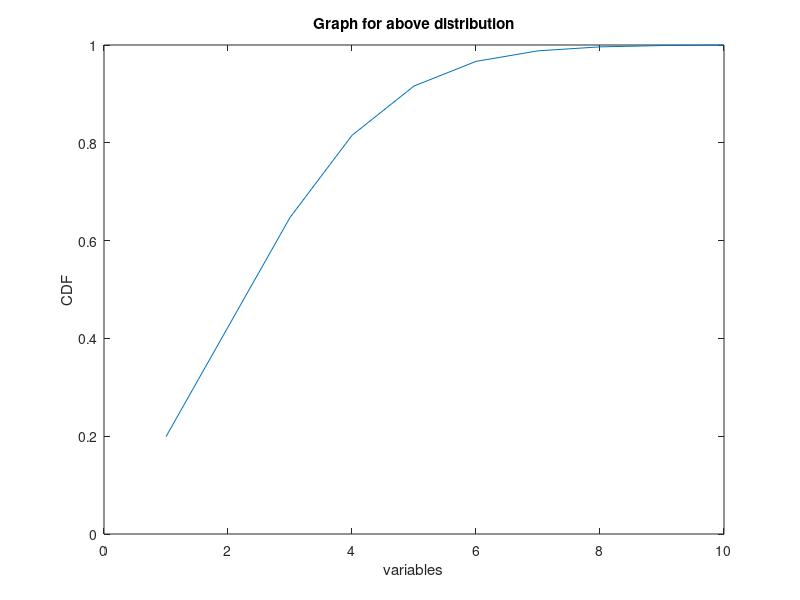

MATLAB code for this plot:
%Declaring a variable 'L' for lamda provided in the equation
%array 'X' for holding the array of first 10 natural numbers
%array 'Y' for holding the values of CDF.
X=1:10;
L=3;
Y=[];

%Generating a for loop with if else statements 
%store values of CDF by adding values of exp(-L)/factorial(i)
%which is the possions PMF
%at different levels and storing them back in Y
for i = X
    if i==1
        
        %here i have added 1/exp(1) which is the value of pmf
        %at the index 0 but since my loop is from 1 to 10
        %i have added it seperately.
        Y(i)=(L^i)*exp(-L)/factorial(i)+1/exp(L);
    else
        Y(i)=Y(i-1)+(L^i)*exp(-L)/factorial(i);
    end
        fprintf("CDF of %g",i);
        fprintf(" is = %g",Y(i));
        fprintf('\n');
end

%Plotting the grpah of CDF of first 10 natural numbers using
%the arrays 'X' and 'Y' that we have generated above.
plot(X,Y())
xlabel("variables")
ylabel("CDF")
title("Graph for above distribution")